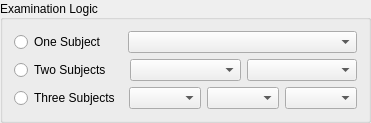
            <widget class="QGroupBox" name="examLogic_2">
             <property name="title">
              <string>Examination Logic</string>
             </property>
             <property name="alignment">
              <set>Qt::AlignLeading|Qt::AlignLeft|Qt::AlignVCenter</set>
             </property>
             <layout class="QVBoxLayout" name="verticalLayout_10">
              <item>
               <layout class="QHBoxLayout" name="horizontalLayout_17">
                <item>
                 <widget class="QRadioButton" name="examOneButton_2">
                  <property name="text">
                   <string>One Subject     </string>
                  </property>
                 </widget>
                </item>
                <item>
                 <widget class="QComboBox" name="exam1comboBox_2">
                  <property name="sizePolicy">
                   <sizepolicy hsizetype="Expanding" vsizetype="Fixed">
                    <horstretch>0</horstretch>
                    <verstretch>0</verstretch>
                   </sizepolicy>
                  </property>
                 </widget>
                </item>
               </layout>
              </item>
              <item>
               <layout class="QHBoxLayout" name="horizontalLayout_18">
                <item>
                 <widget class="QRadioButton" name="examTwoButton_2">
                  <property name="text">
                   <string>Two Subjects    </string>
                  </property>
                 </widget>
                </item>
                <item>
                 <widget class="QComboBox" name="exam2comboBox_3">
                  <property name="sizePolicy">
                   <sizepolicy hsizetype="Expanding" vsizetype="Fixed">
                    <horstretch>0</horstretch>
                    <verstretch>0</verstretch>
                   </sizepolicy>
                  </property>
                 </widget>
                </item>
                <item>
                 <widget class="QComboBox" name="exam2comboBox_4">
                  <property name="sizePolicy">
                   <sizepolicy hsizetype="Expanding" vsizetype="Fixed">
                    <horstretch>0</horstretch>
                    <verstretch>0</verstretch>
                   </sizepolicy>
                  </property>
                 </widget>
                </item>
               </layout>
              </item>
              <item>
               <layout class="QHBoxLayout" name="horizontalLayout_19">
                <item>
                 <widget class="QRadioButton" name="examThreeButton_2">
                  <property name="text">
                   <string>Three Subjects </string>
                  </property>
                 </widget>
                </item>
                <item>
                 <widget class="QComboBox" name="exam3comboBox_5">
                  <property name="sizePolicy">
                   <sizepolicy hsizetype="Expanding" vsizetype="Fixed">
                    <horstretch>0</horstretch>
                    <verstretch>0</verstretch>
                   </sizepolicy>
                  </property>
                 </widget>
                </item>
                <item>
                 <widget class="QComboBox" name="exam3comboBox_3">
                  <property name="sizePolicy">
                   <sizepolicy hsizetype="Expanding" vsizetype="Fixed">
                    <horstretch>0</horstretch>
                    <verstretch>0</verstretch>
                   </sizepolicy>
                  </property>
                 </widget>
                </item>
                <item>
                 <widget class="QComboBox" name="exam3comboBox_8">
                  <property name="sizePolicy">
                   <sizepolicy hsizetype="Expanding" vsizetype="Fixed">
                    <horstretch>0</horstretch>
                    <verstretch>0</verstretch>
                   </sizepolicy>
                  </property>
                 </widget>
                </item>
               </layout>
              </item>
             </layout>
            </widget>
